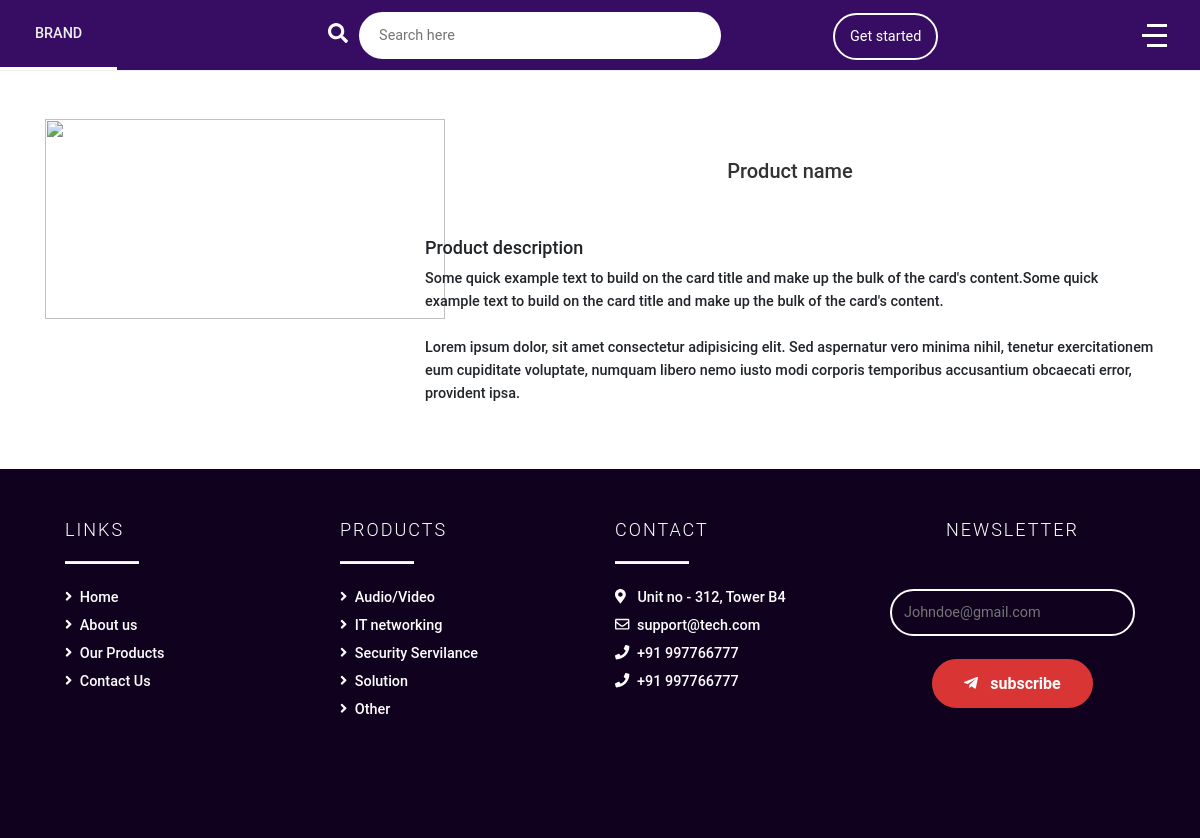
Page /search-item.php on the earlier database version.
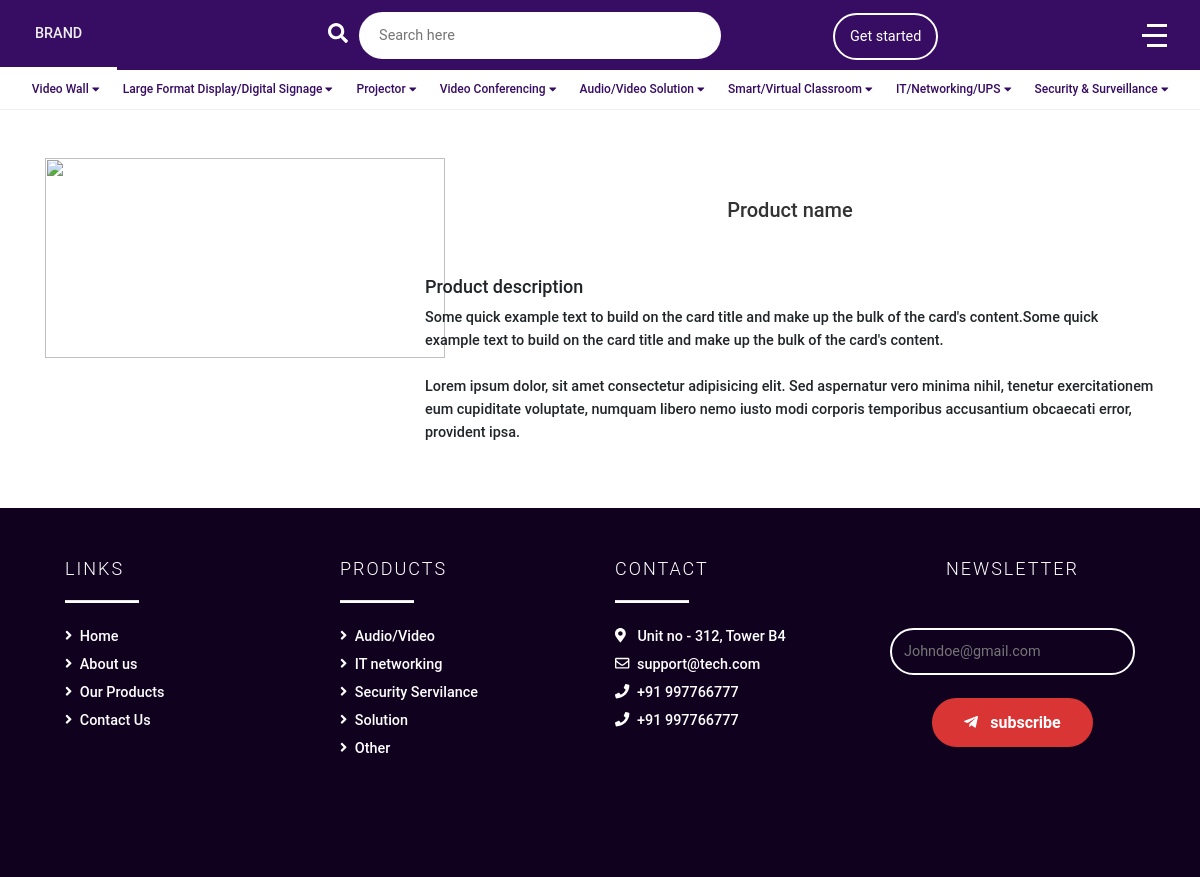
Same page on the later database version.
### tables this page shows
CREATE TABLE `my_catagory` (
  `my_id` int(11) NOT NULL,
  `my_catagory_name` varchar(100) NOT NULL,
  `my_catagory_seo` varchar(1000) NOT NULL,
  `my_pagename` varchar(2999) NOT NULL,
  `my_catagory_status` enum('active','inactive') NOT NULL,
  `my_catagory_created_at` int(11) NOT NULL,
  `my_catagory_updated_at` int(11) NOT NULL
);

### header/catagory.php (the view, shortened to what this page needs)
<?php
    require("config/config.inc.php");
    $sql_catagory= mysqli_query($dbquery,"SELECT * FROM my_catagory");
?>
<section id="catagory">
     <ul>
<?php
    while($a=mysqli_fetch_array($sql_catagory)){
?>
            <li><a href="<?php echo $a['my_pagename']; ?>"><?php echo $a['my_catagory_name']; ?> <i class="fas fa-caret-down"></i></a>
            </li>
<?php
    }
?>
</ul>
</section>

Differences in the rows shown:
added my_catagory: my_catagory_name "Video Wall"
added my_catagory: my_catagory_name "Large Format Display/Digital Signage"
added my_catagory: my_catagory_name "Projector"
added my_catagory: my_catagory_name "Video Conferencing"
added my_catagory: my_catagory_name "Audio/Video Solution"
added my_catagory: my_catagory_name "Smart/Virtual Classroom"
added my_catagory: my_catagory_name "IT/Networking/UPS"
added my_catagory: my_catagory_name "Security & Surveillance"
